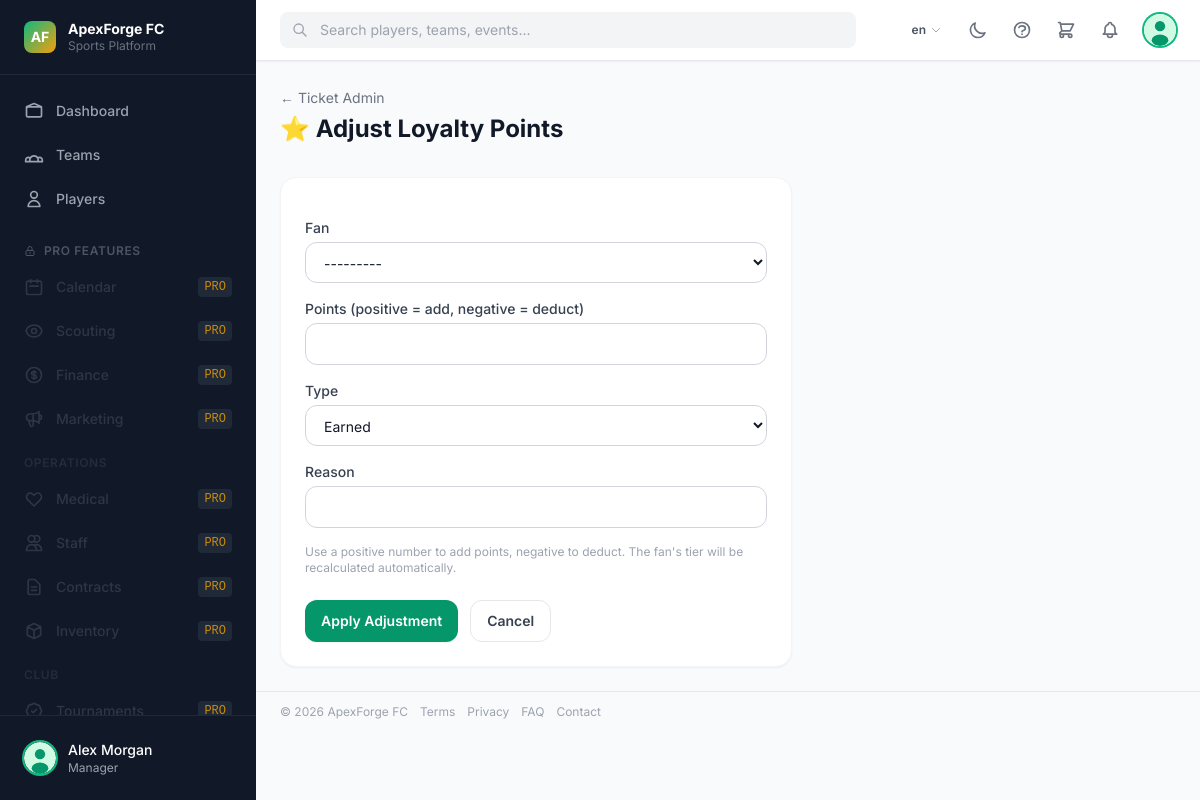
Screenshot of /fans/admin/loyalty/adjust/ (signed in) with the database file from the repository.
### core/models.py (models this page shows, shortened)
class ClubBranding(models.Model):
    name            = models.CharField(_("club name"), max_length=200, default="ApexForge FC")
    tagline         = models.CharField(max_length=300, blank=True)
    logo            = models.ImageField(upload_to="branding/", blank=True, null=True)
    primary_color   = models.CharField(max_length=7, default="#059669")   # emerald-600
    secondary_color = models.CharField(max_length=7, default="#f59e0b")   # amber-500
    founded_year    = models.PositiveSmallIntegerField(null=True, blank=True)
    city            = models.CharField(max_length=100, blank=True)
    country         = models.CharField(max_length=100, blank=True)
    website         = models.URLField(blank=True)
    email           = models.EmailField(blank=True)
    phone           = models.CharField(max_length=30, blank=True)
    twitter         = models.CharField(max_length=100, blank=True)
    instagram       = models.CharField(max_length=100, blank=True)
    facebook        = models.CharField(max_length=100, blank=True)
    youtube         = models.CharField(max_length=100, blank=True)
    tiktok          = models.CharField(max_length=100, blank=True)
    linkedin        = models.CharField(max_length=100, blank=True)
    discord         = models.CharField(max_length=100, blank=True)
    twitch          = models.CharField(max_length=100, blank=True)
    description     = models.TextField(blank=True)
    updated_at      = models.DateTimeField(auto_now=True)
    class Meta:
        verbose_name = _("club branding")
    @classmethod
    def get_solo(cls):
        obj, _ = cls.objects.get_or_create(pk=1)
        return obj

### accounts/models.py (models this page shows, shortened)
class User(AbstractBaseUser, PermissionsMixin):
    class Role(models.TextChoices):
        SUPER_ADMIN   = "super_admin",   _("Super Admin")
        CLUB_OWNER    = "club_owner",    _("Club Owner / Entrepreneur")
        MANAGER       = "manager",       _("Manager")
        COACH         = "coach",         _("Coach")
        ATHLETE       = "athlete",       _("Athlete / Player")
        SCOUT         = "scout",         _("Scout")
        FAN_INVESTOR  = "fan_investor",  _("Fan / Investor")
    email      = models.EmailField(_("email address"), unique=True)
    first_name = models.CharField(_("first name"), max_length=150, blank=True)
    last_name  = models.CharField(_("last name"),  max_length=150, blank=True)
    role       = models.CharField(_("role"), max_length=30, choices=Role.choices, default=Role.FAN_INVESTOR)
    is_active  = models.BooleanField(default=True)
    is_staff   = models.BooleanField(default=False)
    date_joined = models.DateTimeField(default=timezone.now)
    USERNAME_FIELD  = "email"
    REQUIRED_FIELDS = ["first_name", "last_name"]
    objects = UserManager()
    class Meta:
        verbose_name = _("user")
        verbose_name_plural = _("users")
        ordering = ["email"]
    def get_full_name(self):
        return f"{self.first_name} {self.last_name}".strip()
    @property
    def can_manage(self):
        return self.role in (
            self.Role.SUPER_ADMIN,
            self.Role.CLUB_OWNER,
            self.Role.MANAGER,
        )

### fans/views.py (the view, shortened to what this page needs)
# urls.py: path("admin/loyalty/adjust/",                     views.loyalty_adjust,           name="loyalty_adjust"),
@manager_required
def loyalty_adjust(request):
    form = LoyaltyAdjustForm(request.POST or None)
    return render(request, "fans/loyalty_adjust.html", {"form": form})

### fans/forms.py
class LoyaltyAdjustForm(forms.Form):
    fan     = forms.ModelChoiceField(queryset=FanProfile.objects.all(), label=_("Fan"))
    points  = forms.IntegerField(label=_("Points (positive = add, negative = deduct)"))
    tx_type = forms.ChoiceField(choices=LoyaltyTransaction.TxType.choices, label=_("Type"))
    description = forms.CharField(max_length=200, label=_("Reason"))

### accounts/models.py (called while the page is built)
    @property
    def avatar_url(self):
        if self.avatar:
            return self.avatar.url
        return "/static/img/default-avatar.svg"

### core/context_processors.py (called while the page is built, shortened)
def global_context(request):
    ctx = {"branding": ClubBranding.get_solo()}
    if request.user.is_authenticated:
        ctx["unread_count"] = Notification.objects.filter(
            recipient=request.user, is_read=False
        ).count()
        ctx["active_club"] = getattr(request, "active_club", None)
        from organizations.models import UserClubAccess
        ctx["user_clubs"] = list(
            UserClubAccess.objects.select_related("club")
            .filter(user=request.user, club__is_active=True)
            .order_by("-is_primary", "club__name")
            .values_list("club__pk", "club__name", "is_primary")
        )
        try:
            from finance.models import Cart
            cart_obj, _ = Cart.objects.get_or_create(user=request.user)
            ctx["cart"] = cart_obj
        except Exception:
            ctx["cart"] = None
    return ctx

### core/templatetags/core_tags.py (called while the page is built)
@register.simple_tag(takes_context=True)
def lang_url(context, lang_code):
    from django.conf import settings
    from django.urls import translate_url
    from django.utils.translation import override as lang_override
    request = context.get("request")
    if not request:
        return "/"
    path = request.path
    default_lang = getattr(settings, "LANGUAGE_CODE", "en")
    non_default = [l[0] for l in getattr(settings, "LANGUAGES", []) if l[0] != default_lang]
    for lang in non_default:
        pfx = "/" + lang
        if path == pfx:
            path = "/"
            break
        if path.startswith(pfx + "/"):
            path = path[len(pfx):]  # keep leading /
            break
    with lang_override(default_lang):
        return translate_url(path, lang_code)

### finance/models.py (called while the page is built)
    @property
    def item_count(self):
        from django.db.models import Sum
        return self.cart_items.aggregate(t=Sum("quantity"))["t"] or 0

### templates/fans/loyalty_adjust.html (shortened to what this page needs)
{% extends "base.html" %}
{% load i18n widget_tweaks %}
{% block page_header %}
<div class="px-4 lg:px-6 pt-6 pb-2">
  <a href="{% url 'fans:ticket_admin' %}" class="text-sm text-gray-500 hover:text-primary-600">← {% trans "Ticket Admin" %}</a>
  <h1 class="text-2xl font-bold text-gray-900 dark:text-white mt-1">⭐ {% trans "Adjust Loyalty Points" %}</h1>
</div>
{% endblock %}
{% block content %}
<div class="max-w-lg">
  <form method="post" class="card p-6 space-y-4">
    {% for field in form %}
    <div>
      <label class="block text-sm font-medium text-gray-700 dark:text-gray-300 mb-1">{{ field.label }}</label>
      {% render_field field class="form-input w-full" %}
    </div>
    {% endfor %}
    <p class="text-xs text-gray-400">{% trans "Use a positive number to add points, negative to deduct. The fan's tier will be recalculated automatically." %}</p>
    <div class="flex gap-3 pt-2">
      <button type="submit" class="btn-primary">{% trans "Apply Adjustment" %}</button>
      <a href="{% url 'fans:ticket_admin' %}" class="btn-secondary">{% trans "Cancel" %}</a>
    </div>
  </form>
</div>
{% endblock %}

### templates/base.html (shortened to what this page needs)
{% load i18n static core_tags %}
<!DOCTYPE html>
<html lang="{{ LANGUAGE_CODE|default:'en' }}"
      x-data="apexApp()"
      x-bind:class="{ 'dark': darkMode }"
      x-init="init()">
<head>
  <script src="https://cdn.tailwindcss.com"></script>
</head>
<body class="bg-gray-50 dark:bg-gray-900 text-gray-900 dark:text-gray-100 font-sans antialiased min-h-screen">
  {% if user.is_authenticated %}
  <div class="flex h-screen overflow-hidden">
    <aside x-cloak
           :class="sidebarOpen ? 'translate-x-0' : '-translate-x-full lg:translate-x-0'"
           class="fixed inset-y-0 left-0 z-40 flex flex-col w-64 bg-gray-900 dark:bg-gray-950 transition-transform duration-300 ease-in-out lg:static lg:translate-x-0">
      <div class="flex items-center gap-3 px-6 py-5 border-b border-gray-800">
        <a href="{% url 'core:landing' %}" class="flex items-center gap-3 flex-1 min-w-0 hover:opacity-80 transition-opacity" title="{% trans 'Go to Home page' %}">
          {% if branding.logo %}
            <img src="{{ branding.logo.url }}" alt="Logo" class="h-8 w-8 rounded shrink-0">
          {% else %}
            <div class="h-8 w-8 rounded-lg bg-gradient-to-br from-primary-500 to-accent-500 flex items-center justify-center shrink-0">
              <span class="text-white font-bold text-sm">AF</span>
            </div>
          {% endif %}
          <div class="min-w-0">
            <p class="text-white font-bold text-sm leading-tight truncate">{{ branding.name }}</p>
            <p class="text-gray-500 text-xs">Sports Platform</p>
          </div>
        </a>
      </div>
      <nav class="flex-1 overflow-y-auto px-3 py-4 space-y-1 scrollbar-hide"
           x-init="$nextTick(() => {
             const active = $el.querySelector('a.bg-primary-600');
             if (active) {
               const navH  = $el.clientHeight;
               const itemT = active.getBoundingClientRect().top - $el.getBoundingClientRect().top;
               $el.scrollTop += itemT - navH / 2 + active.clientHeight / 2;
             }
           })">
        {% include "partials/sidebar_nav.html" %}
      </nav>
      <div class="px-4 py-4 border-t border-gray-800">
        <a href="{% url 'accounts:profile' %}" class="flex items-center gap-3 p-2 rounded-lg hover:bg-gray-800 transition-colors">
          <img src="{{ request.user.profile.avatar_url }}" alt="" class="h-8 w-8 rounded-full object-cover ring-2 ring-primary-500">
          <div class="flex-1 min-w-0">
            <p class="text-sm font-medium text-white truncate">{{ request.user.get_full_name }}</p>
            <p class="text-xs text-gray-400 truncate">{{ request.user.get_role_display }}</p>
          </div>
        </a>
      </div>
    </aside>
    <div class="flex-1 flex flex-col min-w-0 overflow-hidden">
      <header class="flex items-center gap-4 px-4 lg:px-6 py-3 bg-white dark:bg-gray-800 border-b border-gray-200 dark:border-gray-700 shadow-sm z-20">
        <div class="flex-1 max-w-xl" x-data="{ open: false }">
          <div class="relative">
            <svg class="absolute left-3 top-1/2 -translate-y-1/2 w-4 h-4 text-gray-400" fill="none" stroke="currentColor" viewBox="0 0 24 24">
              <path stroke-linecap="round" stroke-linejoin="round" stroke-width="2" d="M21 21l-6-6m2-5a7 7 0 11-14 0 7 7 0 0114 0"/>
            </svg>
            <input type="search"
                   placeholder="{% trans 'Search players, teams, events...' %}"
                   class="w-full pl-10 pr-4 py-2 text-sm bg-gray-100 dark:bg-gray-700 border-0 rounded-lg focus:ring-2 focus:ring-primary-500 dark:text-white"
                   hx-get="{% url 'core:search' %}"
                   hx-trigger="keyup changed delay:300ms"
                   hx-target="#search-results"
                   hx-swap="innerHTML"
                   name="q"
                   @focus="open = true"
                   @click.outside="open = false">
          </div>
        </div>
        <div class="flex items-center gap-2 ml-auto">
          {% get_current_language as CURRENT_LANG %}
          {% lang_url 'en' as lurl_en %}
          {% lang_url 'nl' as lurl_nl %}
          {% lang_url 'de' as lurl_de %}
          {% lang_url 'fr' as lurl_fr %}
          {% lang_url 'es' as lurl_es %}
          {% lang_url 'it' as lurl_it %}
          <div x-data="{ langOpen: false }" class="relative">
            <button @click="langOpen = !langOpen"
                    class="flex items-center gap-1 px-2.5 py-1.5 rounded-lg text-xs font-semibold
                           text-gray-600 dark:text-gray-300 hover:bg-gray-100 dark:hover:bg-gray-700 transition-colors">
              {{ CURRENT_LANG }}
              <svg class="w-3 h-3 opacity-50" fill="none" stroke="currentColor" viewBox="0 0 24 24">
                <path stroke-linecap="round" stroke-linejoin="round" stroke-width="2" d="M19 9l-7 7-7-7"/>
              </svg>
            </button>
          </div>
          <button @click="toggleDark()"
                  class="p-2 rounded-lg text-gray-500 hover:bg-gray-100 dark:hover:bg-gray-700">
            <svg x-cloak x-show="!darkMode" class="w-5 h-5" fill="none" stroke="currentColor" viewBox="0 0 24 24">
              <path stroke-linecap="round" stroke-linejoin="round" stroke-width="2" d="M20.354 15.354A9 9 0 018.646 3.646 9.003 9.003 0 0012 21a9.003 9.003 0 008.354-5.646z"/>
            </svg>
          </button>
          {% if request.user.can_manage %}
          <a href="{% url 'core:help' %}"
             title="Help Center"
             class="p-2 rounded-lg text-gray-500 hover:bg-gray-100 dark:hover:bg-gray-700 hover:text-primary-600 dark:hover:text-primary-400 transition-colors">
            <svg class="w-5 h-5" fill="none" stroke="currentColor" viewBox="0 0 24 24">
              <path stroke-linecap="round" stroke-linejoin="round" stroke-width="2"
                    d="M8.228 9c.549-1.165 2.03-2 3.772-2 2.21 0 4 1.343 4 3 0 1.4-1.278 2.575-3.006 2.907-.542.104-.994.54-.994 1.093m0 3h.01M21 12a9 9 0 11-18 0 9 9 0 0118 0z"/>
            </svg>
          </a>
          {% endif %}
          {% if request.user.is_authenticated %}
          {% include "partials/cart_badge.html" %}
          {% endif %}
          <div x-data="{ notifOpen: false }" class="relative">
            <button @click="notifOpen = !notifOpen; $nextTick(() => { if(notifOpen) htmx.trigger('#notif-panel', 'load') })"
                    class="relative p-2 rounded-lg text-gray-500 hover:bg-gray-100 dark:hover:bg-gray-700">
            </button>
          </div>
          <a href="{% url 'accounts:profile' %}" class="flex items-center gap-2 pl-2">
            <img src="{{ request.user.profile.avatar_url }}" alt="" class="h-8 w-8 rounded-full object-cover ring-2 ring-primary-500">
          </a>
        </div>
      </header>
      <main class="flex-1 overflow-y-auto">
        {% block page_header %}{% endblock %}
        <div class="px-4 lg:px-6 py-6">
          {% block content %}{% endblock %}
        </div>
        <footer class="border-t border-gray-200 dark:border-gray-700 px-4 lg:px-6 py-3 mt-auto shrink-0">
          <div class="flex flex-wrap items-center justify-between gap-2 text-xs text-gray-400 dark:text-gray-500">
            <div class="flex items-center gap-3 flex-wrap">
              <span>© {% now "Y" %} {{ branding.name }}</span>
              <a href="{% url 'core:terms' %}" class="hover:text-gray-600 dark:hover:text-gray-300 transition-colors">{% trans "Terms" %}</a>
              <a href="{% url 'core:privacy' %}" class="hover:text-gray-600 dark:hover:text-gray-300 transition-colors">{% trans "Privacy" %}</a>
              <a href="{% url 'core:public_faq' %}" class="hover:text-gray-600 dark:hover:text-gray-300 transition-colors">{% trans "FAQ" %}</a>
              <a href="{% url 'core:contact' %}" class="hover:text-gray-600 dark:hover:text-gray-300 transition-colors">{% trans "Contact" %}</a>
            </div>
          </div>
        </footer>
      </main>
    </div>
  </div>
  {% else %}
  {% block public_content %}{% endblock %}
  {% endif %}
</body>
</html>

### rows the page displays
ClubBranding: name "ApexForge FC"
User: user.get_full_name "Alex Morgan", user.role "Manager"

### other values shown
{{ CURRENT_LANG }} "en"
{{ field.label }} "Fan" "Points (positive = add, negative = deduct)" "Type" "Reason"
